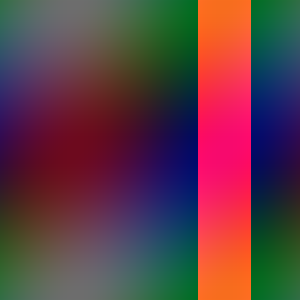
#> input picture assets/sample_test.png, 300 x 300 px; its folder holds only this picture in this run
$ python -i enhancement.py   (imports and definitions only)
#> lines starting #> are read from the running program, lines starting #| are printed output that depends on the picture
import cv2
import numpy as np
from skimage import exposure


# [23 lines left out: function _validate_grayscale, not called in this run]


def _validate_rgb(image: np.ndarray) -> np.ndarray:
    """Validasi dan normalisasi citra RGB 8-bit."""
    if not isinstance(image, np.ndarray):
        raise TypeError("Input harus berupa NumPy array.")

    if image.size == 0:
        raise ValueError("Citra tidak boleh kosong.")

    if image.ndim == 2:
        image = cv2.cvtColor(image, cv2.COLOR_GRAY2RGB)
    elif image.ndim == 3 and image.shape[2] == 1:
        image = cv2.cvtColor(image.squeeze(axis=2), cv2.COLOR_GRAY2RGB)
    elif image.ndim != 3 or image.shape[2] != 3:
        raise ValueError("Input harus berupa citra RGB 3-channel.")

    if image.dtype != np.uint8:
        image = np.clip(image, 0, 255).astype(np.uint8)

    return image


# [178 lines left out: functions _extract_reference_luminance, histogram_equalization, clahe_enhancement, histogram_matching, equalization_bilateral, histogram_equalization_color and 2 more, not called in this run]


def equalization_bilateral_color(
    image_rgb: np.ndarray,
    diameter: int = 9,
    sigma_color: float = 75.0,
    sigma_space: float = 75.0,
) -> np.ndarray:
    """
    Menerapkan Histogram Equalization dan Bilateral Filtering pada kanal
    Luminance (L) di ruang warna LAB, lalu menggabungkannya kembali dengan kanal a dan b.
    """
#> called with diameter = 9, sigma_color = 75, sigma_space = 75
    rgb = _validate_rgb(image_rgb)

    if diameter < 1:
        raise ValueError("diameter harus minimal 1.")
    if sigma_color <= 0 or sigma_space <= 0:
        raise ValueError("Parameter sigma harus lebih besar dari 0.")

    lab = cv2.cvtColor(rgb, cv2.COLOR_RGB2LAB)
#> lab: shape (300, 300, 3); mean of channels 0, 1, 2 84.1, 145.4, 132.7
    L, a, b = cv2.split(lab)
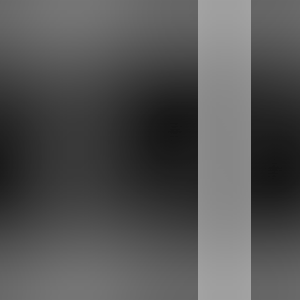
#> L: shape (300, 300); min 21, max 163, mean 84.1
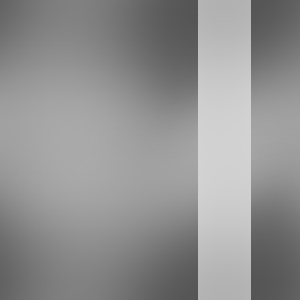
#> a: shape (300, 300); min 84, max 211, mean 145.4
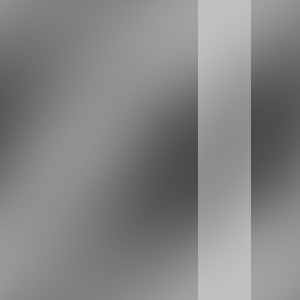
#> b: shape (300, 300); min 74, max 193, mean 132.7

    L_eq = cv2.equalizeHist(L)
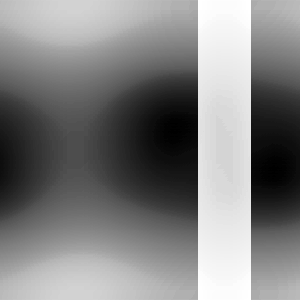
#> L_eq: shape (300, 300); min 0, max 255, mean 128.5
    L_filtered = cv2.bilateralFilter(
        L_eq,
        d=int(diameter),
        sigmaColor=float(sigma_color),
        sigmaSpace=float(sigma_space),
    )

    lab_enhanced = cv2.merge([L_filtered, a, b])
#> lab_enhanced: shape (300, 300, 3); mean of channels 0, 1, 2 128.4, 145.4, 132.7
    rgb_enhanced = cv2.cvtColor(lab_enhanced, cv2.COLOR_LAB2RGB)
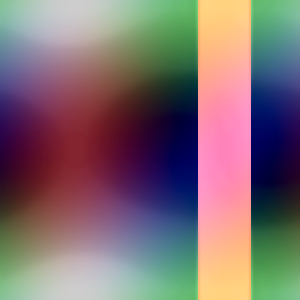
#> rgb_enhanced: shape (300, 300, 3); mean R, G, B 126.7, 108.4, 113.1
    return np.clip(rgb_enhanced, 0, 255).astype(np.uint8)


# ==============================================================================
# 3. UNIFIED DISPATCHER & REGISTRIES
# ==============================================================================

METHODS = {
    "Histogram Equalization": histogram_equalization,
    "Contrast Limited Adaptive Histogram Equalization": clahe_enhancement,
    "Histogram Matching": histogram_matching,
    "Histogram Equalization + Bilateral Filtering": equalization_bilateral,
}

METHODS_COLOR = {
    "Histogram Equalization": histogram_equalization_color,
    "Contrast Limited Adaptive Histogram Equalization": clahe_enhancement_color,
    "Histogram Matching": histogram_matching_color,
    "Histogram Equalization + Bilateral Filtering": equalization_bilateral_color,
}


# [49 lines left out: function process_enhancement, not called in this run]

>>> import cv2
>>> picture = cv2.cvtColor(cv2.imread('../assets/sample_test.png'), cv2.COLOR_BGR2RGB)
>>> result = equalization_bilateral_color(picture)
